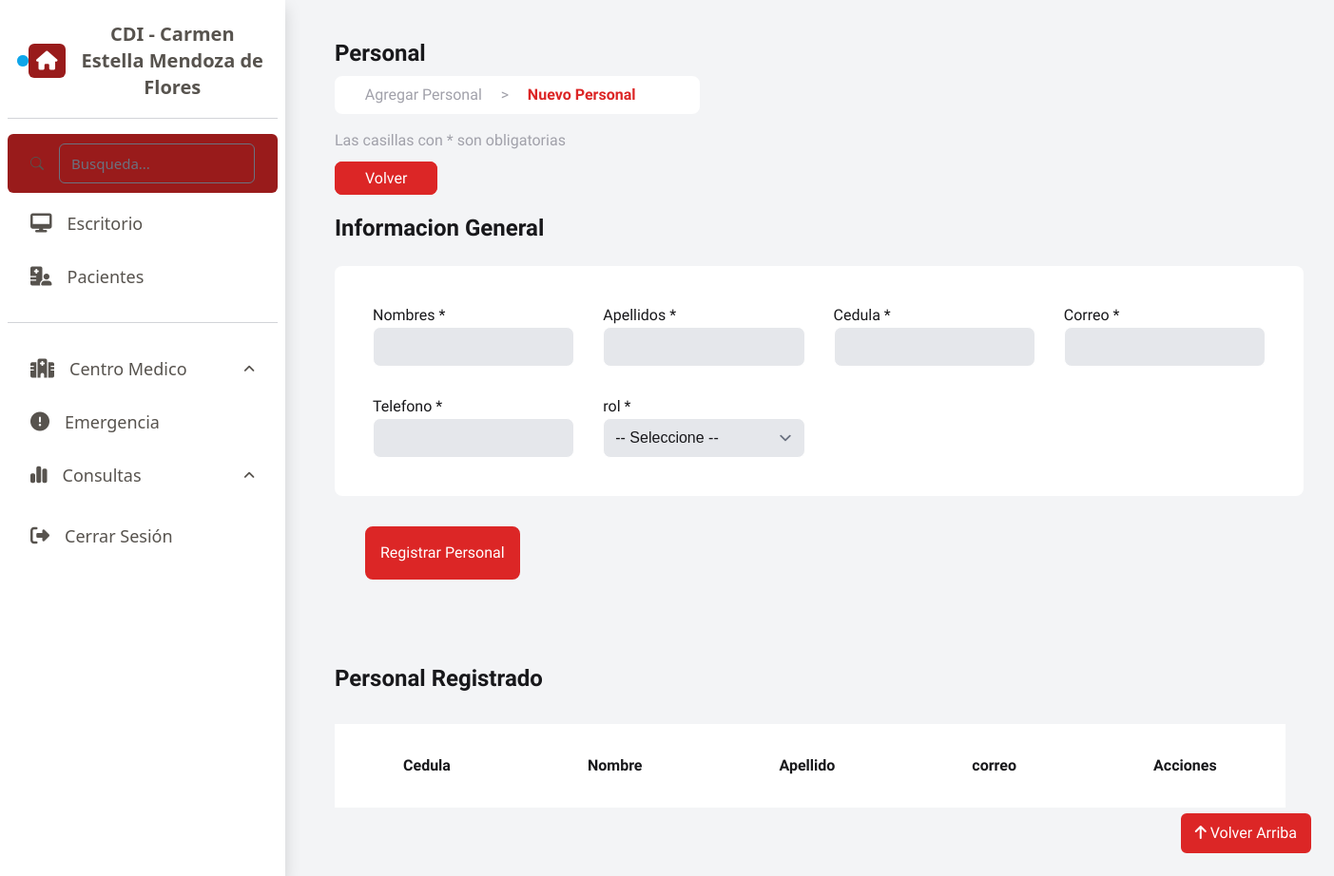
Before: /vista/personal.php with the older database file.
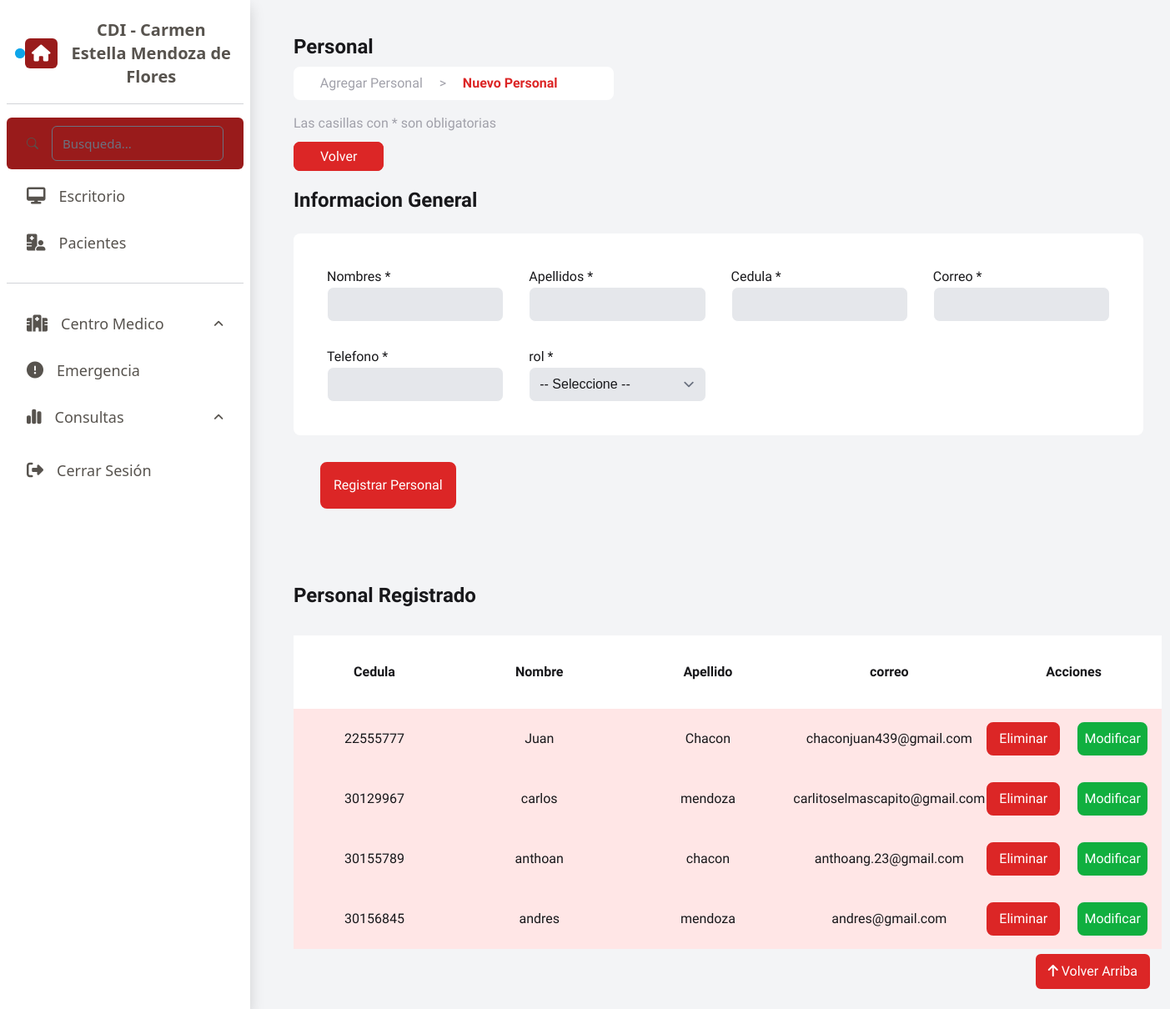
After: the same page with the newer database file.
### tables this page shows
CREATE TABLE `personal` (
  `cedula` int NOT NULL,
  `nombre` varchar(45) DEFAULT NULL,
  `apellido` varchar(45) DEFAULT NULL,
  `correo` varchar(45) DEFAULT NULL,
  `telefono` int DEFAULT NULL,
  `rol` varchar(45) DEFAULT NULL,
  PRIMARY KEY (`cedula`)
);

### vista/personal.php (the view, shortened to what this page needs)
<?php
    $db = conectarBD();
    $query = "SELECT * FROM personal";
    $resultadoConsulta = mysqli_query($db, $query);
    $cedula = '';
    $nombre = '';
    $apellido = '';
    $correo = '';
    $telefono = '';
    require 'comunes/librerias.php';
    require 'comunes/head.php';
?>
<body class="form-personal bg-gray-100" style="margin: 2rem 2rem 0 22rem;">
    <section class="contenedor text-zinc-900">
        <h1 class="text-2xl py-2">Personal</h1>
        <p class="text-zinc-400 bg-white border-8 rounded-lg border-white w-96">&nbsp; &nbsp; &nbsp; Agregar Personal &nbsp; &nbsp; > &nbsp; &nbsp;<span class="text-red-600 font-bold">   Nuevo Personal</span></p>
        <p class="text-zinc-400 py-2 my-2">Las casillas con * son obligatorias</p>
        <a href="?pagina=inicio" class="boton px-4 cursor-pointer" style="margin-top: 200px;">Volver</a>
        <h1 class="text-2xl py-4">Informacion General</h1>
        <form action="?pagina=personal"  method="POST"  enctype="multipart/form-data">
            <fieldset class="formulario bg-white p-10 rounded-lg">
                <div>
                    <label for="">Nombres *</label>
                    <br>
                    <input type="text" class="bg-gray-200 rounded-lg border-white" name="nombre" id="nombre" value="<?php $nombre ?>">
                </div>
                <div>
                    <label for="">Apellidos *</label>
                    <br>
                    <input type="text" class="bg-gray-200 rounded-lg border-white" name="apellido" id="apellido" value="<?php $apellido ?>">
                </div>
                <div>
                    <label for="">Cedula *</label>
                    <br>
                    <input type="number" class="bg-gray-200 rounded-lg border-white" name="cedula" id="cedula" value="<?php $cedula ?>">
                </div>
                <div>
                    <label for="">Correo *</label>
                    <br>
                    <input type="text" class="bg-gray-200 rounded-lg border-white" name="correo" id="correo" value="<?php $correo ?>">
                </div>
                <div>
                    <label for="">Telefono *</label>
                    <br>
                    <input type="tel" class="bg-gray-200 rounded-lg border-white" name="telefono" id="telefono" value="<?php $telefono ?>">
                </div>
                <div>
                    <label for="">rol *</label>
                    <br>
                    <select name="rol" id="rol" class="bg-gray-200 rounded-lg border-white" style="font-family: 'Arial';">
                        <option value="">-- Seleccione --</option>
                    </select>
                </div>
            </fieldset>
            <button type="submit" class="boton btn btn-primary m-8 p-2" data-bs-toggle="modal" data-bs-target="#staticBackdrop">
                Registrar Personal
            </button>
        </form>
        <div class="fixed-bottom d-flex justify-content-end m-4" id="scroll-to-top">
            <a href="#top" class="btn btn-primary" style="background-color: rgb(220 38 38); border: solid rgb(220 38 38);">
                <i class="fas fa-arrow-up"></i>
                <span>Volver Arriba</span>
            </a>
        </div>
    </section>
    <section class="contenedor text-zinc-900" style="padding: 2rem 0 4rem 0;">
        <h1 class="text-2xl py-6">Personal Registrado</h1>
        <table class="my-2">
            <thead>
                <tr>
                    <th>Cedula</th>
                    <th>Nombre</th>
                    <th>Apellido</th>
                    <th>correo</th>
                    <th>Acciones</th>
                </tr>
            </thead>
            <tbody>
                <?php while($personal = mysqli_fetch_assoc($resultadoConsulta)): ?>
                <tr>
                    <td class="py-4"> <?php echo $personal['cedula']; ?> </td>
                    <td> <?php echo $personal['nombre']; ?> </td>
                    <td> <?php echo $personal['apellido']; ?></td>
                    <td> <?php echo $personal['correo']; ?></td>
                    <td>
                        <form action="" method="POST" class="" style="display: flex; justify-content: space-between;">
                            <input type="submit" class="" value="Eliminar" style=" background-color: rgb(220 38 38);
                            border-radius: 0.5rem; border: 0.5rem solid rgb(220 38 38); color: white; width: 5.5rem;">
                            <a href="?pagina=modificarpersonal&cedula=<?php echo $personal['cedula']; ?>" style="font-family: 'Sora'; background-color: rgb(16, 175, 63);
                            border-radius: 0.5rem; border: 0.5rem solid rgb(16, 175, 63); color: white; margin: 0rem 1rem;">Modificar</a>
                        </form>
                    </td>
                </tr>
                <?php endwhile; ?>
            </tbody>
        </table>
    </section>
</body>

### comunes/librerias.php (shortened to what this page needs)
<!DOCTYPE html>
<html lang="en">
<head>
    <script src="https://cdn.tailwindcss.com?plugins=forms,typography,aspect-ratio,line-clamp,container-queries"></script>
    <link href="https://cdn.jsdelivr.net/npm/bootstrap@5.3.3/dist/css/bootstrap.min.css" rel="stylesheet">
    <link rel="stylesheet" href="https://cdnjs.cloudflare.com/ajax/libs/font-awesome/6.5.2/css/all.min.css" />
    <link rel="stylesheet" href="css/style.css">
    <link rel="stylesheet" href="https://cdn.jsdelivr.net/npm/bootstrap-icons@1.7.2/font/bootstrap-icons.css">
</head>

### comunes/head.php (shortened to what this page needs)
<header>
        <span class="absolute text-white text-4xl top-5 left-4 cursor-pointer" onclick="Openbar()">
        </span>
        <div class="sidebar fixed top-0 bottom-0 lg:left-0 left-[-300px] duration-1000
            p-2 w-[300px] overflow-y-auto text-center bg-white shadow h-screen">
            <div class="text-stone-600 text-xl">
            <div class="p-2.5 mt-1 flex items-center rounded-md ">
                <span class="relative flex h-3 w-3">
                    <span class="relative inline-flex rounded-full h-3 w-3 bg-sky-500"></span>
                </span>
                <a href="?pagina=inicio"><i class="fa-solid fa-house px-2 py-2 bg-red-800 rounded-md text-white hover:text-white"></i></a>
                <a href="?pagina=inicio" class="text-[15px]  ml-3 text-xl text-stone-600 font-bold cursor-pointer text-stone-500 hover:text-stone-800">CDI - Carmen Estella Mendoza de Flores</a>
            </div>
            <hr class="my-2 text-gray-600">
            <div>
                <div class="p-2.5 mt-3 flex items-center rounded-md px-4 duration-300 cursor-pointer bg-red-800">
                <i class="bi bi-search text-sm hover:text-white"></i>
                <input class="text-[15px] ml-4 w-full bg-transparent focus:outline-none rounded-md" placeholder="Busqueda..." />
                </div>
                <div class="p-2.5 mt-2 flex items-center rounded-md px-4 duration-300 cursor-pointer hover:bg-red-800 hover:text-white text-stone-600">
                    <i class="fa-solid fa-desktop hover:text-white"></i>
                    <a href="?pagina=inicio"><span class="text-[15px] ml-4 text-lg hover:text-white">Escritorio</span></a>
                </div>
                <div class="p-2.5 mt-2 flex items-center rounded-md px-4 duration-300 cursor-pointer hover:bg-red-800 hover:text-white text-stone-600">
                    <i class="fa-solid fa-hospital-user"></i>
                <a href="?pagina=pacientes"><span class="text-[15px] ml-4 text-lg hover:text-white">Pacientes</span></a>
                </div>
                <hr class="my-4 text-gray-600">
                <div class="p-2.5 mt-2 flex items-center rounded-md px-4 duration-300 cursor-pointer hover:bg-red-800 hover:text-white">
                    <i class="fa-solid fa-hospital"></i>
                <div class="flex justify-between w-full items-center hover:text-white text-stone-600" onclick="dropDown1()">
                    <span class="text-[15px] ml-4 text-lg">Centro Medico</span>
                    <span class="text-sm rotate-180" id="arrow1">
                        <i class="fa-solid fa-angle-down"></i>
                    </span>
                </div>
                </div>
                <div class="p-2.5 mt-2 flex items-center rounded-md px-4 duration-300 cursor-pointer hover:text-white hover:bg-red-800 text-stone-600">
                    <i class="fa-solid fa-circle-exclamation hover:text-white"></i>
                    <a href="?pagina=emergencias" ><span class="text-[15px] ml-4 text-lg hover:text-white">Emergencia</span></a>
                </div>
                <div class="p-2.5 mt-2 flex items-center rounded-md px-4 duration-10000 cursor-pointer hover:text-white hover:bg-red-800 text-stone-600">
                    <i class="fa-solid fa-chart-simple hover:text-white"></i>
                    <div class="flex justify-between w-full items-center hover:text-white" onclick="dropDown2()">
                        <span class="text-[15px] ml-4 hover:text-white text-lg">Consultas</span>
                        <span class="text-sm rotate-180 hover:text-white" id="arrow2">
                            <i class="fa-solid fa-angle-down hover:text-white"></i>
                        </span>
                </div>
                </div>
                <div class="p-2.5 mt-3 flex items-center rounded-md px-4 duration-300 cursor-pointer hover:bg-red-800 hover:text-white text-stone-600">
                    <i class="fa-solid fa-right-from-bracket"></i>
                    <span class="text-[15px] ml-4 text-lg">Cerrar Sesión</span>
                </div>
                </div>
            </div>
        </div>
    </header>

### css/style.css (style rules this page uses)
.boton { font-family: 'Sora'; background-color: rgb(220 38 38); border-radius: 0.5rem; border: 0.5rem solid rgb(220 38 38); color: white; }
.contenedor { font-family: 'Sora'; }
.contenedor h1 { font-weight: 900; }
.formulario { display: grid; grid-template-columns: repeat(4, 1fr); gap: 30px; }
input, select { width: 100%; }
th { padding: 2rem 4.5rem; background-color: rgb(255, 255, 255); }
tr { text-align: center; background-color: rgb(255, 230, 230); }

Changed rows visible on the page:
added personal: cedula "22555777", nombre "Juan", apellido "Chacon", correo "chaconjuan439@gmail.com"
added personal: cedula "30129967", nombre "carlos", apellido "mendoza", correo "carlitoselmascapito@gmail.com"
added personal: cedula "30155789", nombre "anthoan", apellido "chacon", correo "anthoang.23@gmail.com"
added personal: cedula "30156845", nombre "andres", apellido "mendoza", correo "andres@gmail.com"
